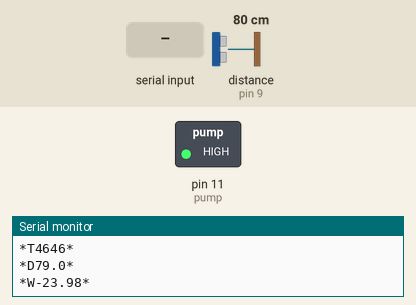
Recording of a sketch running on a simulated Arduino Uno, built with avr-gcc and run on an emulated ATmega328P. Shown: switched loads named in the sketch (green lamp = pin HIGH), the last lines printed to the serial monitor. Wiring (inferred from the names in the program): ultrasonic range finder: trigger pin 8; echo pin 9. The test bench sets the inputs (shaded band); at power-on: distance to the obstacle (sensor on pin 9) 80 cm. The echo pulse lasts 58.3 µs per cm; pins used as bus, display or sensor lines are not drawn.

Above: at 1.2 s.
1.3 s: "0" received over Serial
At 1.9 s:
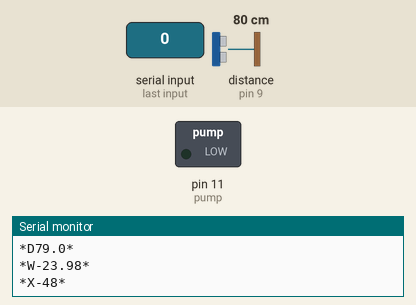
2.8 s: distance to the obstacle (sensor on pin 9) set to 35 cm
5.8 s: "1" received over Serial
At 6.2 s:
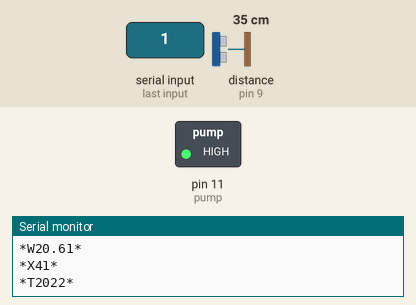
7.3 s: distance to the obstacle (sensor on pin 9) set to 4 cm
10.3 s: "2" received over Serial
At 11.1 s:
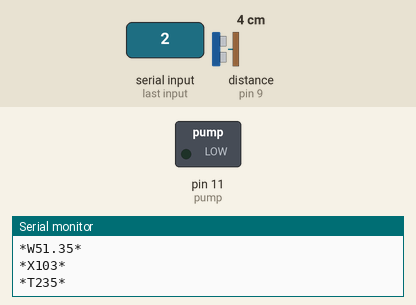
Timing chart, 0 to 12.8 s (numbered marks = the images above; inputs shaded):
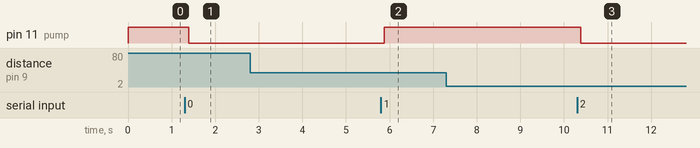

The sketch:

Arduino-Android_Interfacing.ino
```cpp
int trig_pin = 8;
int echo_pin = 9;
int pump = 11;
long echotime;   //in micro seconds
float distance;  //in cm
float depth;     //in cm
int percentage;  //%
char btd;        //bluetooth data

void setup() {
  Serial.begin(9600);
  pinMode(trig_pin, OUTPUT);
  pinMode(echo_pin, INPUT);
  pinMode(pump, OUTPUT);
  digitalWrite(trig_pin, LOW);  //Start with trigger LOW
}

void loop() {

  //trigger a pulse-echo measurement
  digitalWrite(trig_pin, HIGH);
  delayMicroseconds(10);
  digitalWrite(trig_pin, LOW);

  //get the result
  echotime = pulseIn(echo_pin, HIGH);
  distance = 0.0001 * ((float)echotime * 340.0) / 2.0;
  depth = 55 - distance;
  percentage = round((depth / 50) * 100);

  //send over Bluetooth
  Serial.println("*T" + String(echotime) + "*");
  Serial.println("*D" + String(distance, 1) + "*");
  Serial.println("*W" + String(depth) + "*");
  Serial.println("*X" + String(percentage) + "*");


  //recieve over Bluetooth
  if (Serial.available()) {
    btd = Serial.read();
    Serial.println(btd);
  }

  //manual pump control
  if (btd == '1') {
    digitalWrite(pump, HIGH);
  } else if (btd == '0') {
    digitalWrite(pump, LOW);
  }

  //automatic pump control
  if (btd != '1' && btd != '0') {
    if (percentage <= 10) {
      digitalWrite(pump, HIGH);
    } else if (percentage >= 100) {
      digitalWrite(pump, LOW);
    }
  }


  delay(100);
}
```

Measured:
- after the input at 1.3 s, pin 11 (pump): HIGH → LOW after 0.09 s
- after the input at 5.8 s, pin 11 (pump): LOW → HIGH after 0.08 s
- after the input at 10.3 s, pin 11 (pump): HIGH → LOW after 0.09 s
